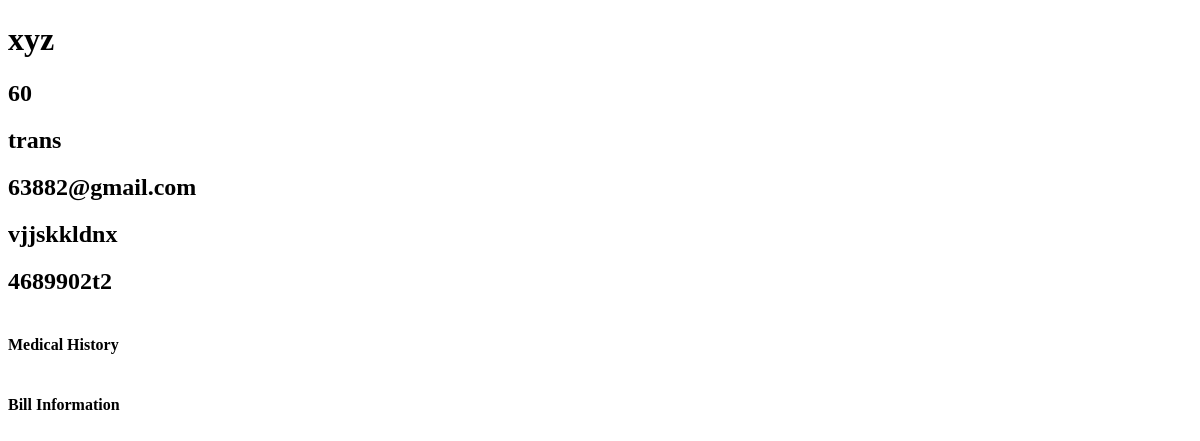
The page /doctors/pat/2/ on the database as committed earlier.
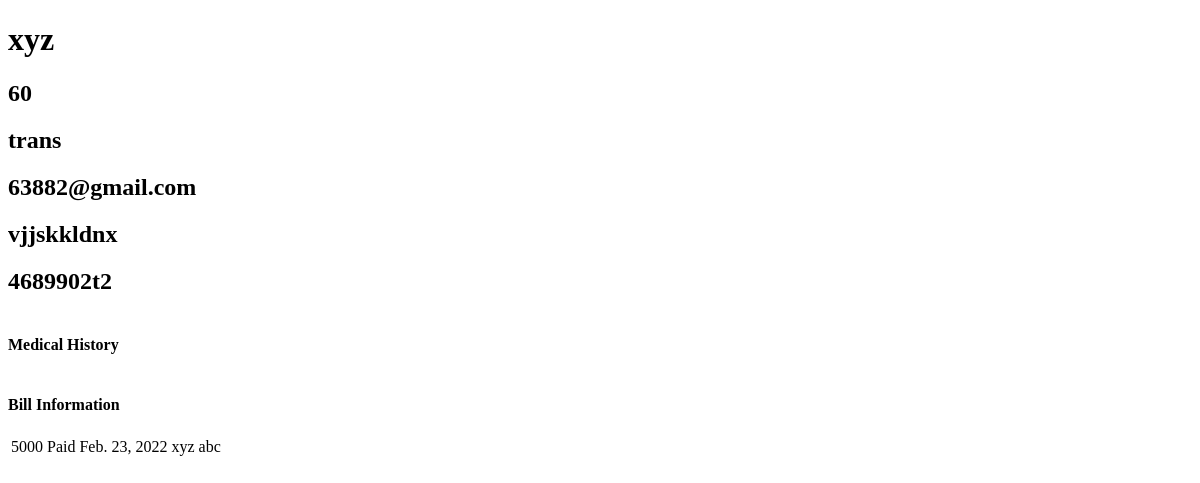
The same page on the database as committed later.
### clinic/models.py (models this page shows)
class BillInfo(models.Model):
    STATUS=(('Paid','Paid'),('Not Paid','Not Paid'))
    patient =  models.ForeignKey(Patient, null=True, on_delete= models.CASCADE)
    doctor = models.ForeignKey(Doctors, null=True, on_delete=models.CASCADE)
    bdate=models.DateField()
    payment=models.CharField(max_length=200,null=True)
    status=models.CharField(null=True, max_length=10, choices=STATUS)

### patients/models.py (models this page shows, shortened)
class Patient(models.Model):
    pname=models.CharField(max_length=200, null=True)
    age=models.CharField(max_length=4, null=True)
    gender= models.CharField(max_length=6, null=True)
    email=models.CharField(max_length=200, null=True)
    address= models.CharField(max_length=500, null=True)
    phone= models.CharField(max_length=13, null=True)
    date_created= models.DateTimeField(auto_now_add=True, null=True)

### doctors/models.py (models this page shows, shortened)
class Doctors(models.Model):
    ROLE = (
			('Doctor', 'Doctor'),
			('Staff', 'Staff'),
			)
    dname = models.CharField(max_length=200, null=True)
    phone = models.CharField(max_length=200, null=True)
    email = models.CharField(max_length=200, null=True)
    date_created = models.DateTimeField(auto_now_add=True, null=True)
    role = models.CharField(max_length=200, null=True,choices=ROLE)
    specialisation = models.CharField(max_length=200, null=True)
    address= models.CharField(max_length=200, null=True)

### doctors/views.py (the view)
# urls.py: path('pat/<str:pk_t>/', views.patientinfo,name="pat"),
def patientinfo(request,pk_t):
    p = Patient.objects.get(id=pk_t)
    mh = p.prescription_set.all()
    medihis = p.medicalhistory_set.all()
    bi = p.billinfo_set.all()
    context= {'p':p,'mh':mh,'medihis':medihis,'bi':bi}
    return render(request, 'doctors/patient_info.html',context)

### doctors/templates/doctors/patient_info.html (shortened to what this page needs)
<!DOCTYPE html>
<html lang="en">
<head>
</head>
<body>
    <h1>{{p.pname}}</h1>
    <h2>{{p.age}}</h2>
    <h2>{{p.gender}}</h2>
    <h2>{{p.email}}</h2>
    <h2>{{p.address}}</h2>
    <h2>{{p.phone}}</h2>
    <table>
        <h4>Medical History</h4>
    </table>
    <table>
        <h4>Bill Information</h4>
        {% for bi in bi %}
        <tr>
            <td>{{bi.payment}}</td>
            <td>{{bi.status}}</td>
            <td>{{bi.bdate}}</td>
            <td>{{bi.patient.pname}}</td>
            <td>{{bi.doctor.dname}}</td>
        </tr>
        {% endfor %}
    </table>
</body>
</html>

Rows that differ between the two databases and show on the page:
added BillInfo: payment "5000", status "Paid", bdate "Feb. 23, 2022", patient.pname "xyz", doctor.dname "abc"
